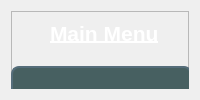
     <widget class="QWidget" name="leftMenu" native="true">
      <property name="maximumSize">
       <size>
        <width>200</width>
        <height>16777215</height>
       </size>
      </property>
      <property name="styleSheet">
       <string notr="true">#leftMenu{
	background-color: #293737;
}</string>
      </property>
      <layout class="QVBoxLayout" name="verticalLayout_2">
       <item>
        <widget class="QFrame" name="sideMenu">
         <property name="maximumSize">
          <size>
           <width>250</width>
           <height>16777215</height>
          </size>
         </property>
         <property name="frameShape">
          <enum>QFrame::Shape::StyledPanel</enum>
         </property>
         <property name="frameShadow">
          <enum>QFrame::Shadow::Raised</enum>
         </property>
         <widget class="QWidget" name="layoutWidget">
          <property name="geometry">
           <rect>
            <x>-10</x>
            <y>-10</y>
            <width>201</width>
            <height>591</height>
           </rect>
          </property>
          <layout class="QVBoxLayout" name="verticalLayout_9">
           <item>
            <widget class="QFrame" name="frame_4">
             <property name="minimumSize">
              <size>
               <width>0</width>
               <height>0</height>
              </size>
             </property>
             <property name="frameShape">
              <enum>QFrame::Shape::StyledPanel</enum>
             </property>
             <property name="frameShadow">
              <enum>QFrame::Shadow::Raised</enum>
             </property>
             <widget class="QLabel" name="label_8">
              <property name="geometry">
               <rect>
                <x>49</x>
                <y>20</y>
                <width>111</width>
                <height>24</height>
               </rect>
              </property>
              <property name="maximumSize">
               <size>
                <width>120</width>
                <height>75</height>
               </size>
              </property>
              <property name="font">
               <font>
                <family>Arial</family>
                <pointsize>16</pointsize>
                <bold>true</bold>
                <underline>true</underline>
               </font>
              </property>
              <property name="styleSheet">
               <string notr="true">  QLabel {
        color: white;
    }</string>
              </property>
              <property name="text">
               <string>Main Menu</string>
              </property>
             </widget>
             <widget class="QWidget" name="layoutWidget">
              <property name="geometry">
               <rect>
                <x>0</x>
                <y>60</y>
                <width>201</width>
                <height>291</height>
               </rect>
              </property>
              <layout class="QVBoxLayout" name="verticalLayout_10">
               <property name="spacing">
                <number>10</number>
               </property>
               <item>
                <widget class="QPushButton" name="homeButton">
                 <property name="sizePolicy">
                  <sizepolicy hsizetype="Expanding" vsizetype="Expanding">
                   <horstretch>0</horstretch>
                   <verstretch>0</verstretch>
                  </sizepolicy>
                 </property>
                 <property name="font">
                  <font>
                   <family>Arial</family>
                   <pointsize>-1</pointsize>
                   <bold>true</bold>
                  </font>
                 </property>
                 <property name="cursor">
                  <cursorShape>PointingHandCursor</cursorShape>
                 </property>
                 <property name="styleSheet">
                  <string notr="true">QPushButton {
    background-color: #476061;
    color: #FFFFFF;      
    font-size: 14px;
    padding: 10px 10px;

    /* Border and Shape */
    border: 2px solid #556D7A; 
    border-radius: 8px;
    margin: 5px 10px 5px 10px;
    text-align: center;
}

/* Style for when the mouse hovers over the button */
QPushButton:hover {
    background-color: #4A5C66;
    border: 2px solid #FFFFFF; 
}</string>
                 </property>
                 <property name="text">
                  <string> Home</string>
                 </property>
                 <property name="icon">
                  <iconset>
                   <normaloff>icons/home.png</normaloff>icons/home.png</iconset>
                 </property>
                 <property name="iconSize">
                  <size>
                   <width>32</width>
                   <height>32</height>
                  </size>
                 </property>
                </widget>
               </item>
               <item>
                <widget class="QPushButton" name="rideButton">
                 <property name="sizePolicy">
                  <sizepolicy hsizetype="Expanding" vsizetype="Expanding">
                   <horstretch>0</horstretch>
                   <verstretch>0</verstretch>
                  </sizepolicy>
                 </property>
                 <property name="font">
                  <font>
                   <family>Arial</family>
                   <pointsize>-1</pointsize>
                   <bold>true</bold>
                  </font>
                 </property>
                 <property name="cursor">
                  <cursorShape>PointingHandCursor</cursorShape>
                 </property>
                 <property name="styleSheet">
                  <string notr="true">QPushButton {
    background-color: #476061;
    color: #FFFFFF;      
    font-size: 14px;
    padding: 10px 10px;

    /* Border and Shape */
    border: 2px solid #556D7A; 
    border-radius: 8px;
    margin: 5px 10px 5px 10px;
    text-align: center;
}

/* Style for when the mouse hovers over the button */
QPushButton:hover {
    background-color: #4A5C66;
    border: 2px solid #FFFFFF; 
}</string>
                 </property>
                 <property name="text">
                  <string> Book a Ride</string>
                 </property>
                 <property name="icon">
                  <iconset>
                   <normaloff>icons/car.png</normaloff>icons/car.png</iconset>
                 </property>
                 <property name="iconSize">
                  <size>
                   <width>35</width>
                   <height>35</height>
                  </size>
                 </property>
                </widget>
               </item>
               <item>
                <widget class="QPushButton" name="driverButton">
                 <property name="sizePolicy">
                  <sizepolicy hsizetype="Expanding" vsizetype="Expanding">
                   <horstretch>0</horstretch>
                   <verstretch>0</verstretch>
                  </sizepolicy>
                 </property>
                 <property name="font">
                  <font>
                   <family>Arial</family>
                   <pointsize>-1</pointsize>
                   <bold>true</bold>
                  </font>
                 </property>
                 <property name="cursor">
                  <cursorShape>PointingHandCursor</cursorShape>
                 </property>
                 <property name="styleSheet">
                  <string notr="true">QPushButton {
    background-color: #476061;
    color: #FFFFFF;      
    font-size: 14px;
    padding: 10px 10px;

    /* Border and Shape */
    border: 2px solid #556D7A; 
    border-radius: 8px;
    margin: 5px 10px 5px 10px;
    text-align: center;
}

/* Style for when the mouse hovers over the button */
QPushButton:hover {
    background-color: #4A5C66;
    border: 2px solid #FFFFFF; 
}</string>
                 </property>
                 <property name="text">
                  <string> Drive for Us</string>
                 </property>
                 <property name="icon">
                  <iconset>
                   <normaloff>icons/driver.png</normaloff>icons/driver.png</iconset>
                 </property>
                 <property name="iconSize">
                  <size>
                   <width>35</width>
                   <height>35</height>
                  </size>
                 </property>
                </widget>
               </item>
              </layout>
             </widget>
             <widget class="QFrame" name="frame_5">
              <property name="geometry">
               <rect>
                <x>20</x>
                <y>490</y>
                <width>161</width>
                <height>81</height>
               </rect>
              </property>
              <property name="frameShape">
               <enum>QFrame::Shape::StyledPanel</enum>
              </property>
              <property name="frameShadow">
               <enum>QFrame::Shadow::Raised</enum>
              </property>
              <layout class="QVBoxLayout" name="verticalLayout_12">
               <item>
                <widget class="QPushButton" name="pushButton">
                 <property name="font">
                  <font>
                   <family>Arial</family>
                   <pointsize>-1</pointsize>
                  </font>
                 </property>
                 <property name="cursor">
                  <cursorShape>PointingHandCursor</cursorShape>
                 </property>
                 <property name="styleSheet">
                  <string notr="true">QPushButton {
    background-color: #476061;
    color: #FFFFFF;
    font-size: 14px;
    padding: 10px 10px;

    /* Border and Shape */
    border: 2px solid #556D7A;
    border-radius: 8px;
    margin: 5px 10px 5px 10px;
    text-align: center;
}

/* Style for when the mouse hovers over the button */
QPushButton:hover {
    background-color: #d17575;
    border: 2px solid #FFFFFF;
}</string>
                 </property>
                 <property name="text">
                  <string>Log Out</string>
                 </property>
                </widget>
               </item>
              </layout>
             </widget>
            </widget>
           </item>
          </layout>
         </widget>
        </widget>
       </item>
      </layout>
     </widget>
